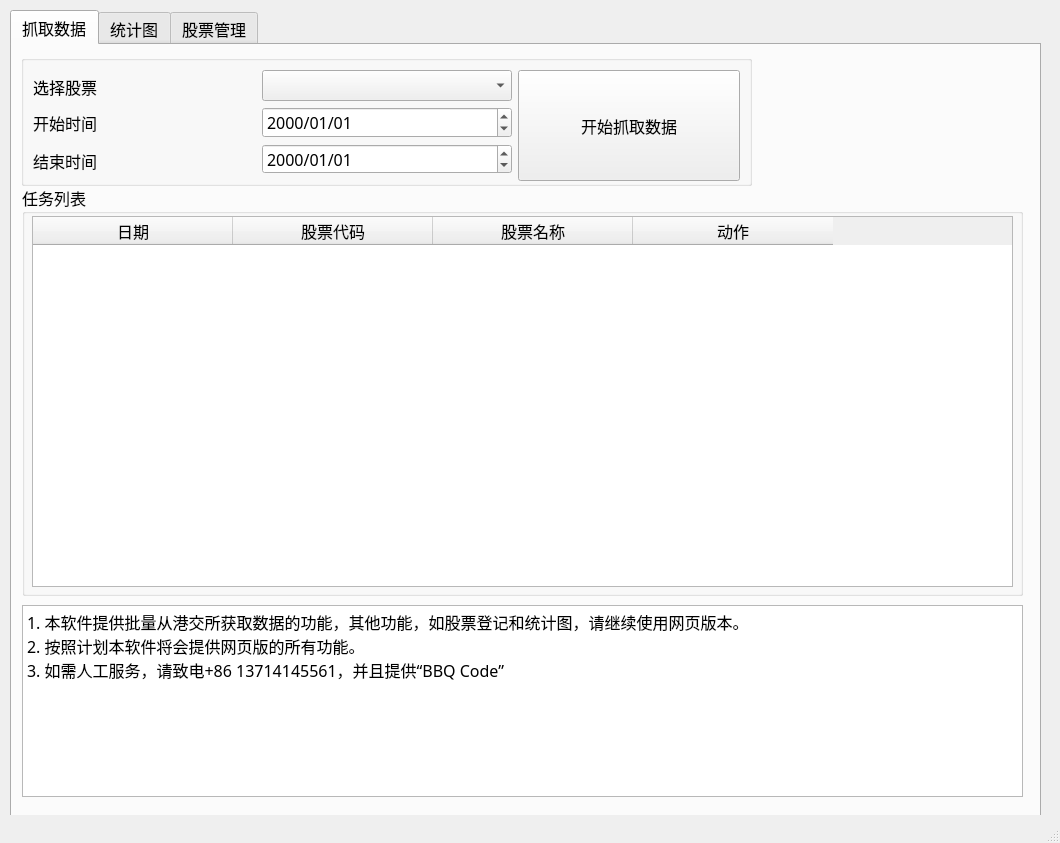
<?xml version="1.0" encoding="UTF-8"?>
<ui version="4.0">
 <class>MainWindow</class>
 <widget class="QMainWindow" name="MainWindow">
  <property name="geometry">
   <rect>
    <x>0</x>
    <y>0</y>
    <width>1060</width>
    <height>843</height>
   </rect>
  </property>
  <property name="minimumSize">
   <size>
    <width>1060</width>
    <height>843</height>
   </size>
  </property>
  <property name="maximumSize">
   <size>
    <width>1060</width>
    <height>843</height>
   </size>
  </property>
  <property name="font">
   <font>
    <family>Microsoft YaHei</family>
    <pointsize>12</pointsize>
   </font>
  </property>
  <property name="windowTitle">
   <string>Raymond的小工具</string>
  </property>
  <property name="tabShape">
   <enum>QTabWidget::Rounded</enum>
  </property>
  <widget class="QWidget" name="centralwidget">
   <widget class="QTabWidget" name="tabWidget">
    <property name="geometry">
     <rect>
      <x>10</x>
      <y>10</y>
      <width>1031</width>
      <height>811</height>
     </rect>
    </property>
    <property name="minimumSize">
     <size>
      <width>1031</width>
      <height>811</height>
     </size>
    </property>
    <property name="font">
     <font>
      <family>Microsoft YaHei</family>
     </font>
    </property>
    <property name="currentIndex">
     <number>0</number>
    </property>
    <widget class="QWidget" name="tab">
     <attribute name="title">
      <string>抓取数据</string>
     </attribute>
     <widget class="QGroupBox" name="groupBox_6">
      <property name="geometry">
       <rect>
        <x>10</x>
        <y>140</y>
        <width>1001</width>
        <height>411</height>
       </rect>
      </property>
      <property name="minimumSize">
       <size>
        <width>1001</width>
        <height>411</height>
       </size>
      </property>
      <property name="title">
       <string>任务列表</string>
      </property>
      <widget class="QTableWidget" name="table_task">
       <property name="geometry">
        <rect>
         <x>10</x>
         <y>31</y>
         <width>981</width>
         <height>371</height>
        </rect>
       </property>
       <property name="minimumSize">
        <size>
         <width>981</width>
         <height>371</height>
        </size>
       </property>
       <property name="font">
        <font>
         <family>Microsoft YaHei</family>
         <pointsize>12</pointsize>
        </font>
       </property>
       <property name="editTriggers">
        <set>QAbstractItemView::NoEditTriggers</set>
       </property>
       <property name="selectionBehavior">
        <enum>QAbstractItemView::SelectRows</enum>
       </property>
       <attribute name="horizontalHeaderDefaultSectionSize">
        <number>200</number>
       </attribute>
       <attribute name="verticalHeaderVisible">
        <bool>false</bool>
       </attribute>
       <column>
        <property name="text">
         <string>日期</string>
        </property>
       </column>
       <column>
        <property name="text">
         <string>股票代码</string>
        </property>
       </column>
       <column>
        <property name="text">
         <string>股票名称</string>
        </property>
       </column>
       <column>
        <property name="text">
         <string>动作</string>
        </property>
       </column>
      </widget>
     </widget>
     <widget class="QGroupBox" name="groupBox_5">
      <property name="geometry">
       <rect>
        <x>9</x>
        <y>10</y>
        <width>731</width>
        <height>131</height>
       </rect>
      </property>
      <property name="minimumSize">
       <size>
        <width>731</width>
        <height>130</height>
       </size>
      </property>
      <property name="title">
       <string/>
      </property>
      <property name="flat">
       <bool>false</bool>
      </property>
      <property name="checkable">
       <bool>false</bool>
      </property>
      <layout class="QGridLayout" name="gridLayout">
       <item row="0" column="0">
        <widget class="QLabel" name="label">
         <property name="minimumSize">
          <size>
           <width>200</width>
           <height>34</height>
          </size>
         </property>
         <property name="text">
          <string>选择股票</string>
         </property>
        </widget>
       </item>
       <item row="0" column="1">
        <widget class="QComboBox" name="cb_security">
         <property name="minimumSize">
          <size>
           <width>250</width>
           <height>30</height>
          </size>
         </property>
        </widget>
       </item>
       <item row="0" column="2" rowspan="3">
        <widget class="QPushButton" name="btn_grapdata">
         <property name="minimumSize">
          <size>
           <width>211</width>
           <height>111</height>
          </size>
         </property>
         <property name="text">
          <string>开始抓取数据</string>
         </property>
        </widget>
       </item>
       <item row="1" column="0">
        <widget class="QLabel" name="label_2">
         <property name="minimumSize">
          <size>
           <width>200</width>
           <height>32</height>
          </size>
         </property>
         <property name="text">
          <string>开始时间</string>
         </property>
        </widget>
       </item>
       <item row="1" column="1">
        <widget class="QDateEdit" name="gui_startdate">
         <property name="minimumSize">
          <size>
           <width>249</width>
           <height>30</height>
          </size>
         </property>
         <property name="dateTime">
          <datetime>
           <hour>0</hour>
           <minute>0</minute>
           <second>0</second>
           <year>2000</year>
           <month>1</month>
           <day>1</day>
          </datetime>
         </property>
         <property name="displayFormat">
          <string>yyyy/MM/dd</string>
         </property>
        </widget>
       </item>
       <item row="2" column="0">
        <widget class="QLabel" name="label_3">
         <property name="minimumSize">
          <size>
           <width>200</width>
           <height>33</height>
          </size>
         </property>
         <property name="text">
          <string>结束时间</string>
         </property>
        </widget>
       </item>
       <item row="2" column="1">
        <widget class="QDateEdit" name="gui_enddate">
         <property name="minimumSize">
          <size>
           <width>249</width>
           <height>30</height>
          </size>
         </property>
         <property name="dateTime">
          <datetime>
           <hour>0</hour>
           <minute>0</minute>
           <second>0</second>
           <year>2000</year>
           <month>1</month>
           <day>1</day>
          </datetime>
         </property>
         <property name="displayFormat">
          <string>yyyy/MM/dd</string>
         </property>
        </widget>
       </item>
      </layout>
     </widget>
     <widget class="QTextBrowser" name="textBrowser_2">
      <property name="geometry">
       <rect>
        <x>10</x>
        <y>560</y>
        <width>1001</width>
        <height>192</height>
       </rect>
      </property>
      <property name="minimumSize">
       <size>
        <width>991</width>
        <height>192</height>
       </size>
      </property>
      <property name="html">
       <string>&lt;!DOCTYPE HTML PUBLIC &quot;-//W3C//DTD HTML 4.0//EN&quot; &quot;http://www.w3.org/TR/REC-html40/strict.dtd&quot;&gt;
&lt;html&gt;&lt;head&gt;&lt;meta name=&quot;qrichtext&quot; content=&quot;1&quot; /&gt;&lt;style type=&quot;text/css&quot;&gt;
p, li { white-space: pre-wrap; }
&lt;/style&gt;&lt;/head&gt;&lt;body style=&quot; font-family:'Microsoft YaHei'; font-size:12pt; font-weight:400; font-style:normal;&quot;&gt;
&lt;p style=&quot; margin-top:0px; margin-bottom:0px; margin-left:0px; margin-right:0px; -qt-block-indent:0; text-indent:0px;&quot;&gt;1. 本软件提供批量从港交所获取数据的功能，其他功能，如股票登记和统计图，请继续使用网页版本。&lt;/p&gt;
&lt;p style=&quot; margin-top:0px; margin-bottom:0px; margin-left:0px; margin-right:0px; -qt-block-indent:0; text-indent:0px;&quot;&gt;2. 按照计划本软件将会提供网页版的所有功能。&lt;/p&gt;
&lt;p style=&quot; margin-top:0px; margin-bottom:0px; margin-left:0px; margin-right:0px; -qt-block-indent:0; text-indent:0px;&quot;&gt;3. 如需人工服务，请致电+86 13714145561，并且提供“BBQ Code”&lt;/p&gt;&lt;/body&gt;&lt;/html&gt;</string>
      </property>
     </widget>
    </widget>
    <widget class="QWidget" name="tab_2">
     <attribute name="title">
      <string>统计图</string>
     </attribute>
    </widget>
    <widget class="QWidget" name="tab_stock_manage">
     <attribute name="title">
      <string>股票管理</string>
     </attribute>
     <layout class="QGridLayout" name="gridLayout_2">
      <item row="0" column="0">
       <widget class="QGroupBox" name="groupBox_3">
        <property name="title">
         <string/>
        </property>
        <layout class="QVBoxLayout" name="verticalLayout">
         <item>
          <widget class="QTableWidget" name="table_security">
           <property name="font">
            <font>
             <family>Microsoft YaHei</family>
             <pointsize>12</pointsize>
            </font>
           </property>
           <property name="editTriggers">
            <set>QAbstractItemView::NoEditTriggers</set>
           </property>
           <property name="selectionBehavior">
            <enum>QAbstractItemView::SelectRows</enum>
           </property>
           <attribute name="verticalHeaderVisible">
            <bool>false</bool>
           </attribute>
           <column>
            <property name="text">
             <string>股票代码</string>
            </property>
           </column>
           <column>
            <property name="text">
             <string>股票民称</string>
            </property>
           </column>
          </widget>
         </item>
         <item>
          <widget class="QGroupBox" name="groupBox_4">
           <property name="title">
            <string/>
           </property>
           <layout class="QHBoxLayout" name="horizontalLayout">
            <item>
             <widget class="QPushButton" name="pushButton">
              <property name="text">
               <string>新增</string>
              </property>
             </widget>
            </item>
            <item>
             <widget class="QPushButton" name="pushButton_2">
              <property name="enabled">
               <bool>false</bool>
              </property>
              <property name="text">
               <string>编辑</string>
              </property>
             </widget>
            </item>
            <item>
             <widget class="QPushButton" name="btn_delete">
              <property name="enabled">
               <bool>true</bool>
              </property>
              <property name="text">
               <string>删除</string>
              </property>
             </widget>
            </item>
           </layout>
          </widget>
         </item>
         <item>
          <widget class="QGroupBox" name="groupBox">
           <property name="sizePolicy">
            <sizepolicy hsizetype="Expanding" vsizetype="Expanding">
             <horstretch>0</horstretch>
             <verstretch>0</verstretch>
            </sizepolicy>
           </property>
           <property name="title">
            <string>帮助</string>
           </property>
           <layout class="QGridLayout" name="gridLayout_3">
            <item row="1" column="0">
             <widget class="QTextBrowser" name="textBrowser">
              <property name="enabled">
               <bool>false</bool>
              </property>
              <property name="frameShape">
               <enum>QFrame::NoFrame</enum>
              </property>
              <property name="lineWidth">
               <number>0</number>
              </property>
              <property name="html">
               <string>&lt;!DOCTYPE HTML PUBLIC &quot;-//W3C//DTD HTML 4.0//EN&quot; &quot;http://www.w3.org/TR/REC-html40/strict.dtd&quot;&gt;
&lt;html&gt;&lt;head&gt;&lt;meta name=&quot;qrichtext&quot; content=&quot;1&quot; /&gt;&lt;style type=&quot;text/css&quot;&gt;
p, li { white-space: pre-wrap; }
&lt;/style&gt;&lt;/head&gt;&lt;body style=&quot; font-family:'Microsoft YaHei'; font-size:12pt; font-weight:400; font-style:normal;&quot;&gt;
&lt;p style=&quot; margin-top:0px; margin-bottom:0px; margin-left:0px; margin-right:0px; -qt-block-indent:0; text-indent:0px;&quot;&gt;要跟踪一个股票，首先就是要在数据库里登记这个股票的基本信息，其中需要要输入以下信息：&lt;/p&gt;
&lt;p style=&quot; margin-top:0px; margin-bottom:0px; margin-left:0px; margin-right:0px; -qt-block-indent:0; text-indent:0px;&quot;&gt;1. 股票代码 &lt;/p&gt;
&lt;p style=&quot; margin-top:0px; margin-bottom:0px; margin-left:0px; margin-right:0px; -qt-block-indent:0; text-indent:0px;&quot;&gt;2. 股票名称&lt;/p&gt;
&lt;p style=&quot;-qt-paragraph-type:empty; margin-top:0px; margin-bottom:0px; margin-left:0px; margin-right:0px; -qt-block-indent:0; text-indent:0px;&quot;&gt;&lt;br /&gt;&lt;/p&gt;
&lt;p style=&quot; margin-top:0px; margin-bottom:0px; margin-left:0px; margin-right:0px; -qt-block-indent:0; text-indent:0px;&quot;&gt;股票一旦登记成功，股票代码是不能修改的，股票名称没有这个限制，可以在使用的过程中随意修改&lt;/p&gt;
&lt;p style=&quot;-qt-paragraph-type:empty; margin-top:0px; margin-bottom:0px; margin-left:0px; margin-right:0px; -qt-block-indent:0; text-indent:0px;&quot;&gt;&lt;br /&gt;&lt;/p&gt;
&lt;p style=&quot; margin-top:0px; margin-bottom:0px; margin-left:0px; margin-right:0px; -qt-block-indent:0; text-indent:0px;&quot;&gt;如果你选择删除某一只股票，则这个股票的所有数据都会一并从数据库里删除&lt;/p&gt;&lt;/body&gt;&lt;/html&gt;</string>
              </property>
             </widget>
            </item>
           </layout>
          </widget>
         </item>
        </layout>
       </widget>
      </item>
     </layout>
    </widget>
   </widget>
  </widget>
  <widget class="QStatusBar" name="statusbar"/>
  <action name="action_2">
   <property name="text">
    <string>退出</string>
   </property>
  </action>
 </widget>
 <resources/>
 <connections/>
</ui>
